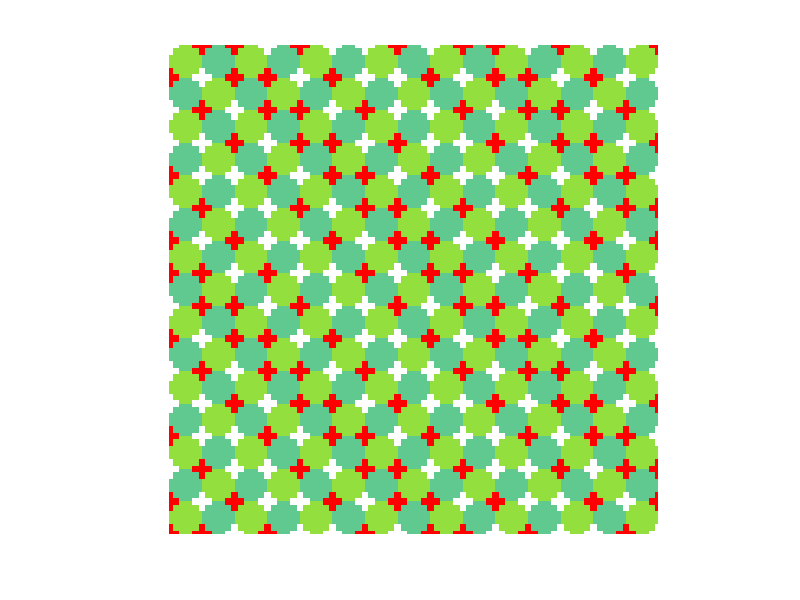

Write the MATLAB code that produced this figure.
%% moving_squares_illusion.m
%% written on March 4, 2021
%% by Haley Seo and Shirley Dong
%% This script creates the moving squares illusion

% creating the background grid
dark_green = zeros(10,10,3);
dark_green(:,:,1) = 0.3765;
dark_green(:,:,2) = 0.7882;
dark_green(:,:,3) = 0.5647;
% dark green tile

lt_green = zeros(10,10,3);
lt_green(:,:,1) = 0.5765;
lt_green(:,:,2) = 0.8745;
lt_green(:,:,3) = 0.2431;
% light green tile

% colors
% 60c990 dark green rgb(96, 201, 144)
% 93DF3E light green rgb(147, 223, 62)
% 17x17 squares

% % create second row of grid
% second_row = [dark_green];
% for ii = 1:16
%     if mod(ii,2) == 0
%         second_row = [second_row dark_green];
%     else
%         second_row = [second_row lt_green];
%     end
% end
% % imshow(second_row)


% design pattern for first type of square (white top left and bot right,
% red bot left and top right)
square1 = [lt_green];
%square 1 corners
%top left box
square1(1:3,1:3,1) = 255;
square1(1:3,1:3,2) = 255;
square1(1:3,1:3,3) = 255;
%top right box
square1(1:3,8:end,1) = 255;
square1(1:3,8:end,2) = 0;
square1(1:3,8:end,3) = 0;
%bottom left box
square1(8:end, 1:3,1) = 255;
square1(8:end, 1:3,2) = 0;
square1(8:end, 1:3,3) = 0;
%bottom right box
square1(8:end, 8:end,1) = 255;
square1(8:end, 8:end,2) = 255;
square1(8:end, 8:end,3) = 255;
%flooding the center back to light green
square1(2:9, 2:9, 1) = 0.5765;
square1(2:9, 2:9, 2) = 0.8745;
square1(2:9, 2:9, 3) = 0.2431;
%imshow(square1)

% design pattern for second type of square (white bot left, 
% red top left, top right, bot right)
square2 = [dark_green];
%square 2 corners
%top left box
square2(1:3,1:3,1) = 255;
square2(1:3,1:3,2) = 0;
square2(1:3,1:3,3) = 0;
%top right box
square2(1:3,8:end,1) = 255;
square2(1:3,8:end,2) = 0;
square2(1:3,8:end,3) = 0;
%bottom left box
square2(8:end, 1:3,1) = 255;
square2(8:end, 1:3,2) = 255;
square2(8:end, 1:3,3) = 255;
%bottom right box
square2(8:end, 8:end,1) = 255;
square2(8:end, 8:end,2) = 0;
square2(8:end, 8:end,3) = 0;
%flooding the center back to dark green
square2(2:9, 2:9, 1) = 0.3765;
square2(2:9, 2:9, 2) = 0.7882;
square2(2:9, 2:9, 3) = 0.5647;
%imshow(square2)
        
% design pattern for third type of square (white top right,
% red top left, bot left, bot right)
square3 = [lt_green];
%square 3 corners
%top left box
square3(1:3,1:3,1) = 255;
square3(1:3,1:3,2) = 0;
square3(1:3,1:3,3) = 0;
%top right box
square3(1:3,8:end,1) = 255;
square3(1:3,8:end,2) = 255;
square3(1:3,8:end,3) = 255;
%bottom left box
square3(8:end, 1:3,1) = 255;
square3(8:end, 1:3,2) = 0;
square3(8:end, 1:3,3) = 0;
%bottom right box
square3(8:end, 8:end,1) = 255;
square3(8:end, 8:end,2) = 0;
square3(8:end, 8:end,3) = 0;
%flooding the center back to light green
square3(2:9, 2:9, 1) = 0.5765;
square3(2:9, 2:9, 2) = 0.8745;
square3(2:9, 2:9, 3) = 0.2431;
%imshow(square3)  

% design pattern for fourth type of square (white top left and bot right,
% red top right and bot left)
square4 = [dark_green];
%square 4 corners
%top left box
square4(1:3,1:3,1) = 255;
square4(1:3,1:3,2) = 255;
square4(1:3,1:3,3) = 255;
%top right box
square4(1:3,8:end,1) = 255;
square4(1:3,8:end,2) = 0;
square4(1:3,8:end,3) = 0;
%bottom left box
square4(8:end, 1:3,1) = 255;
square4(8:end, 1:3,2) = 0;
square4(8:end, 1:3,3) = 0;
%bottom right box
square4(8:end, 8:end,1) = 255;
square4(8:end, 8:end,2) = 255;
square4(8:end, 8:end,3) = 255;
%flooding the center back to dark green
square4(2:9, 2:9, 1) = 0.3765;
square4(2:9, 2:9, 2) = 0.7882;
square4(2:9, 2:9, 3) = 0.5647;
%imshow(square4)

% design pattern for fifth type of square (white top right and bot left,
% red top left and bot right)
square5 = [lt_green];
%square 5 corners
%top left box
square5(1:3,1:3,1) = 255;
square5(1:3,1:3,2) = 0;
square5(1:3,1:3,3) = 0;
%top right box
square5(1:3,8:end,1) = 255;
square5(1:3,8:end,2) = 255;
square5(1:3,8:end,3) = 255;
%bottom left box
square5(8:end, 1:3,1) = 255;
square5(8:end, 1:3,2) = 255;
square5(8:end, 1:3,3) = 255;
%bottom right box
square5(8:end, 8:end,1) = 255;
square5(8:end, 8:end,2) = 0;
square5(8:end, 8:end,3) = 0;
%flooding the center back to light green
square5(2:9, 2:9, 1) = 0.5765;
square5(2:9, 2:9, 2) = 0.8745;
square5(2:9, 2:9, 3) = 0.2431;
%imshow(square5) 

% design pattern for sixth type of square (red bot left, 
% white top left, top right, bot right)
square6 = [dark_green];
%square 6 corners
%top left box
square6(1:3,1:3,1) = 255;
square6(1:3,1:3,2) = 255;
square6(1:3,1:3,3) = 255;
%top right box
square6(1:3,8:end,1) = 255;
square6(1:3,8:end,2) = 255;
square6(1:3,8:end,3) = 255;
%bottom left box
square6(8:end, 1:3,1) = 255;
square6(8:end, 1:3,2) = 0;
square6(8:end, 1:3,3) = 0;
%bottom right box
square6(8:end, 8:end,1) = 255;
square6(8:end, 8:end,2) = 255;
square6(8:end, 8:end,3) = 255;
%flooding the center back to dark green
square6(2:9, 2:9, 1) = 0.3765;
square6(2:9, 2:9, 2) = 0.7882;
square6(2:9, 2:9, 3) = 0.5647;
%imshow(square6)

% design pattern for seventh type of square (red top right,
% white top left, bot left, bot right)
square7 = [lt_green];
%square 7 corners
%top left box
square7(1:3,1:3,1) = 255;
square7(1:3,1:3,2) = 255;
square7(1:3,1:3,3) = 255;
%top right box
square7(1:3,8:end,1) = 255;
square7(1:3,8:end,2) = 0;
square7(1:3,8:end,3) = 0;
%bottom left box
square7(8:end, 1:3,1) = 255;
square7(8:end, 1:3,2) = 255;
square7(8:end, 1:3,3) = 255;
%bottom right box
square7(8:end, 8:end,1) = 255;
square7(8:end, 8:end,2) = 255;
square7(8:end, 8:end,3) = 255;
%flooding the center back to light green
square7(2:9, 2:9, 1) = 0.5765;
square7(2:9, 2:9, 2) = 0.8745;
square7(2:9, 2:9, 3) = 0.2431;
%imshow(square7) 

% design pattern for eighth type of square (white top right and bot left, 
% red top left and bot right)
square8 = [dark_green];
%square 8 corners
%top left box
square8(1:3,1:3,1) = 255;
square8(1:3,1:3,2) = 0;
square8(1:3,1:3,3) = 0;
%top right box
square8(1:3,8:end,1) = 255;
square8(1:3,8:end,2) = 255;
square8(1:3,8:end,3) = 255;
%bottom left box
square8(8:end, 1:3,1) = 255;
square8(8:end, 1:3,2) = 255;
square8(8:end, 1:3,3) = 255;
%bottom right box
square8(8:end, 8:end,1) = 255;
square8(8:end, 8:end,2) = 0;
square8(8:end, 8:end,3) = 0;
%flooding the center back to dark green
square8(2:9, 2:9, 1) = 0.3765;
square8(2:9, 2:9, 2) = 0.7882;
square8(2:9, 2:9, 3) = 0.5647;
%imshow(square8)


% create grid with patterned squares
% count_grid = 1;
% total_rows = 15;
grids_per_row = 15;
% row_length = size(my_grid);

% create first row of grid
first_row = [square1];
for ii = 1:grids_per_row
    if first_row(end) == [square1]
        first_row = [first_row square2];
    elseif first_row(end) == [square2]
        first_row = [first_row square3];
    elseif first_row(end) == [square3]
        first_row = [first_row square4];
    elseif first_row(end) == [square4]
        first_row = [first_row square5];
    elseif first_row(end) == [square5]
        first_row = [first_row square6];
    elseif first_row(end) == [square6]
        first_row = [first_row square7];
    elseif first_row(end) == [square7]
        first_row = [first_row square8];
    elseif first_row(end) == [square8]
        first_row = [first_row square1];
    end
end
% imshow(first_row);

sampler = [square1 square2 square3 square4 square5 square6 square7 square8];
master_sampler = [sampler sampler sampler];
%row1
row = [];
for ii = 1:15
    if mod(ii,8) == 1
        row = [row; master_sampler(1:10, 1:150, :)];
    elseif mod(ii,8) == 2
        row = [row; master_sampler(1:10, 71:220, :)];
    elseif mod(ii,8) == 3
        row = [row; master_sampler(1:10, 61:210, :)];
    elseif mod(ii,8) == 4
        row = [row; master_sampler(1:10, 51:200, :)];
    elseif mod(ii,8) == 5
        row = [row; master_sampler(1:10, 41:190, :)];
    elseif mod(ii,8) == 6
        row = [row; master_sampler(1:10, 31:180, :)];
    elseif mod(ii,8) == 7
        row = [row; master_sampler(1:10, 21:170, :)];
    elseif mod(ii,8) == 0
        row = [row; master_sampler(1:10, 11:160, :)];
    end
end
imshow(row)

% while row_length(1) <= total_rows
%     if (my_grid(end) == [square1]) && (row_length(2) <= grids_per_row)
%         my_grid(count_grid) = ;
%         row_length = row_length + 1;
%         count_grid = count_grid + 1;
%         break
%     elseif (my_grid(end) == [square2]) && (row_length(2) <= grids_per_row)
%         my_grid = [my_grid square3];
%         row_length = row_length + 1;
%         count_grid = count_grid + 1;
%         break
%     elseif (my_grid(end) == [square3]) && (row_length(2) <= grids_per_row)
%         my_grid = [my_grid square4];
%         row_length = row_length + 1;
%         count_grid = count_grid + 1;
%         break
%     elseif (my_grid(end) == [square4]) && (row_length(2) <= grids_per_row)
%         my_grid = [my_grid square5];
%         row_length = row_length + 1;
%         count_grid = count_grid + 1;
%         break
%     elseif (my_grid(end) == [square5]) && (row_length(2) <= grids_per_row)
%         my_grid = [my_grid square6];
%         row_length = row_length + 1;
%         count_grid = count_grid + 1;
%         break
%     elseif (my_grid(end) == [square6]) && (row_length(2) <= grids_per_row)
%         my_grid = [my_grid square7];
%         row_length = row_length + 1;
%         count_grid = count_grid + 1;
%         break
%     elseif (my_grid(end) == [square7]) && (row_length(2) <= grids_per_row)
%         my_grid = [my_grid square8];
%         row_length = row_length + 1;
%         count_grid = count_grid + 1;
%         break
%     elseif (my_grid(end) == [square8]) && (row_length(2) <= grids_per_row)
%         my_grid = [my_grid square1];
%         row_length = row_length + 1;
%         count_grid = count_grid + 1;
%         break
%     elseif (my_grid(end) == [square1]) && (row_length(2) > grids_per_row)
%         my_grid = [my_grid;square2]; %% fix so that new row starts
%         row_length = row_length + 1;
%         count_grid = count_grid + 1;
%         break
%     elseif (my_grid(end) == [square2]) && (row_length(2) > grids_per_row)
%         my_grid = [my_grid square3];
%         row_length = row_length + 1;
%         count_grid = count_grid + 1;
%         break
%     elseif (my_grid(end) == [square3]) && (row_length(2) > grids_per_row)
%         my_grid = [my_grid square4];
%         row_length = row_length + 1;
%         count_grid = count_grid + 1;
%         break
%     elseif (my_grid(end) == [square4]) && (row_length(2) > grids_per_row)
%         my_grid = [my_grid square5];
%         row_length = row_length + 1;
%         count_grid = count_grid + 1;
%         break
%     elseif (my_grid(end) == [square5]) && (row_length(2) > grids_per_row)
%         my_grid = [my_grid square6];
%         row_length = row_length + 1;
%         count_grid = count_grid + 1;
%         break
%     elseif (my_grid(end) == [square6]) && (row_length(2) > grids_per_row)
%         my_grid = [my_grid square7];
%         row_length = row_length + 1;
%         count_grid = count_grid + 1;
%         break
%     elseif (my_grid(end) == [square7]) && (row_length(2) > grids_per_row)
%         my_grid = [my_grid square8];
%         row_length = row_length + 1;
%         count_grid = count_grid + 1;
%         break
%     elseif (my_grid(end) == [square8]) && (row_length(2) > grids_per_row)
%         my_grid = [my_grid square1];
%         row_length = row_length + 1;
%         count_grid = count_grid + 1;
%         break
        
        
    
